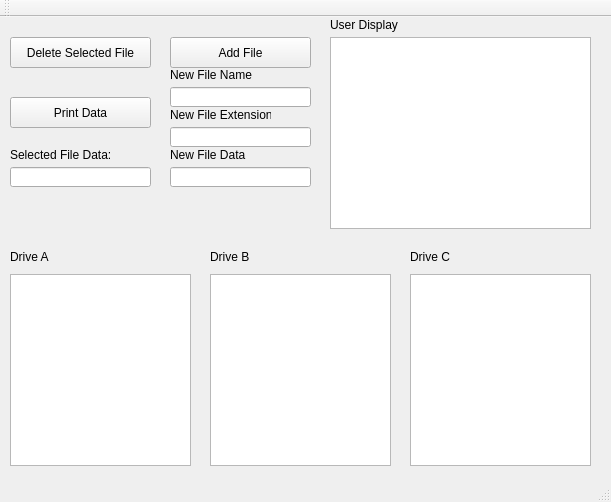
<?xml version="1.0" encoding="UTF-8"?>
<ui version="4.0">
 <class>FileSystem</class>
 <widget class="QMainWindow" name="FileSystem">
  <property name="geometry">
   <rect>
    <x>0</x>
    <y>0</y>
    <width>611</width>
    <height>502</height>
   </rect>
  </property>
  <property name="windowTitle">
   <string>FileSystem</string>
  </property>
  <widget class="QWidget" name="centralWidget">
   <widget class="QListView" name="lstUserDisplay">
    <property name="geometry">
     <rect>
      <x>330</x>
      <y>20</y>
      <width>261</width>
      <height>192</height>
     </rect>
    </property>
    <property name="font">
     <font>
      <family>Consolas</family>
     </font>
    </property>
   </widget>
   <widget class="QListView" name="lstDriveB">
    <property name="geometry">
     <rect>
      <x>210</x>
      <y>257</y>
      <width>181</width>
      <height>192</height>
     </rect>
    </property>
    <property name="font">
     <font>
      <family>Consolas</family>
     </font>
    </property>
   </widget>
   <widget class="QListView" name="lstDriveC">
    <property name="enabled">
     <bool>true</bool>
    </property>
    <property name="geometry">
     <rect>
      <x>410</x>
      <y>257</y>
      <width>181</width>
      <height>192</height>
     </rect>
    </property>
    <property name="font">
     <font>
      <family>Consolas</family>
     </font>
    </property>
   </widget>
   <widget class="QListView" name="lstDriveA">
    <property name="geometry">
     <rect>
      <x>10</x>
      <y>257</y>
      <width>181</width>
      <height>192</height>
     </rect>
    </property>
    <property name="font">
     <font>
      <family>Consolas</family>
     </font>
    </property>
   </widget>
   <widget class="QLabel" name="label">
    <property name="geometry">
     <rect>
      <x>10</x>
      <y>230</y>
      <width>47</width>
      <height>20</height>
     </rect>
    </property>
    <property name="text">
     <string>Drive A</string>
    </property>
   </widget>
   <widget class="QLabel" name="label_2">
    <property name="geometry">
     <rect>
      <x>410</x>
      <y>230</y>
      <width>47</width>
      <height>20</height>
     </rect>
    </property>
    <property name="text">
     <string>Drive C</string>
    </property>
   </widget>
   <widget class="QLabel" name="label_3">
    <property name="geometry">
     <rect>
      <x>210</x>
      <y>230</y>
      <width>47</width>
      <height>20</height>
     </rect>
    </property>
    <property name="text">
     <string>Drive B</string>
    </property>
   </widget>
   <widget class="QLabel" name="label_4">
    <property name="geometry">
     <rect>
      <x>330</x>
      <y>0</y>
      <width>91</width>
      <height>16</height>
     </rect>
    </property>
    <property name="text">
     <string>User Display</string>
    </property>
   </widget>
   <widget class="QLineEdit" name="lineEdit">
    <property name="enabled">
     <bool>true</bool>
    </property>
    <property name="geometry">
     <rect>
      <x>10</x>
      <y>150</y>
      <width>141</width>
      <height>20</height>
     </rect>
    </property>
   </widget>
   <widget class="QPushButton" name="btnPrintData">
    <property name="geometry">
     <rect>
      <x>10</x>
      <y>80</y>
      <width>141</width>
      <height>31</height>
     </rect>
    </property>
    <property name="text">
     <string>Print Data</string>
    </property>
   </widget>
   <widget class="QPushButton" name="btnDeleteFile">
    <property name="geometry">
     <rect>
      <x>10</x>
      <y>20</y>
      <width>141</width>
      <height>31</height>
     </rect>
    </property>
    <property name="text">
     <string>Delete Selected File</string>
    </property>
   </widget>
   <widget class="QPushButton" name="btnAddFile">
    <property name="geometry">
     <rect>
      <x>170</x>
      <y>20</y>
      <width>141</width>
      <height>31</height>
     </rect>
    </property>
    <property name="text">
     <string>Add File</string>
    </property>
   </widget>
   <widget class="QLabel" name="label_5">
    <property name="geometry">
     <rect>
      <x>10</x>
      <y>130</y>
      <width>101</width>
      <height>16</height>
     </rect>
    </property>
    <property name="text">
     <string>Selected File Data:</string>
    </property>
   </widget>
   <widget class="QLineEdit" name="newFileName">
    <property name="enabled">
     <bool>true</bool>
    </property>
    <property name="geometry">
     <rect>
      <x>170</x>
      <y>70</y>
      <width>141</width>
      <height>20</height>
     </rect>
    </property>
   </widget>
   <widget class="QLineEdit" name="newFileExtension">
    <property name="enabled">
     <bool>true</bool>
    </property>
    <property name="geometry">
     <rect>
      <x>170</x>
      <y>110</y>
      <width>141</width>
      <height>20</height>
     </rect>
    </property>
   </widget>
   <widget class="QLineEdit" name="newFileData">
    <property name="enabled">
     <bool>true</bool>
    </property>
    <property name="geometry">
     <rect>
      <x>170</x>
      <y>150</y>
      <width>141</width>
      <height>20</height>
     </rect>
    </property>
   </widget>
   <widget class="QLabel" name="label_6">
    <property name="geometry">
     <rect>
      <x>170</x>
      <y>50</y>
      <width>91</width>
      <height>16</height>
     </rect>
    </property>
    <property name="text">
     <string>New File Name</string>
    </property>
   </widget>
   <widget class="QLabel" name="label_7">
    <property name="geometry">
     <rect>
      <x>170</x>
      <y>90</y>
      <width>101</width>
      <height>16</height>
     </rect>
    </property>
    <property name="text">
     <string>New File Extension</string>
    </property>
   </widget>
   <widget class="QLabel" name="label_8">
    <property name="geometry">
     <rect>
      <x>170</x>
      <y>130</y>
      <width>91</width>
      <height>16</height>
     </rect>
    </property>
    <property name="text">
     <string>New File Data</string>
    </property>
   </widget>
  </widget>
  <widget class="QMenuBar" name="menuBar">
   <property name="geometry">
    <rect>
     <x>0</x>
     <y>0</y>
     <width>611</width>
     <height>21</height>
    </rect>
   </property>
  </widget>
  <widget class="QToolBar" name="mainToolBar">
   <attribute name="toolBarArea">
    <enum>TopToolBarArea</enum>
   </attribute>
   <attribute name="toolBarBreak">
    <bool>false</bool>
   </attribute>
  </widget>
  <widget class="QStatusBar" name="statusBar"/>
 </widget>
 <layoutdefault spacing="6" margin="11"/>
 <resources/>
 <connections/>
</ui>
